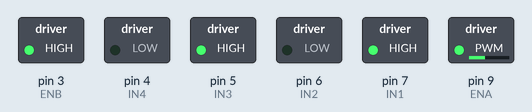
A sketch run on a simulated Arduino Uno, built with avr-gcc and run on an emulated ATmega328P. Parts: switched loads named in the sketch (green lamp = pin HIGH).

Above: at 0.1 s.
Timing chart, 0 to 1.6 s (numbered marks = the images above):
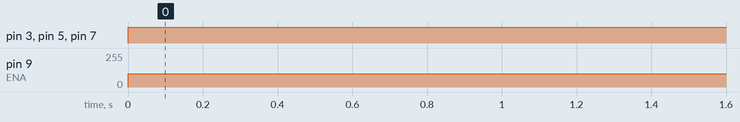

The sketch:

driver_motor_L298N.ino
```cpp
//https://www.youtube.com/watch?v=Da4HY7HZ6h0
const int IN1 = 7;
const int IN2 = 6;
const int IN3 = 5;
const int IN4 = 4;

const int ENA = 9;
const int ENB = 3;


void setup() {

  pinMode (IN1, OUTPUT);
  pinMode (IN2, OUTPUT);
  pinMode (IN3, OUTPUT);
  pinMode (IN4, OUTPUT);
  pinMode (ENA, OUTPUT);
  pinMode (ENB, OUTPUT);
  // put your setup code here, to run once:

}

void loop() {

  analogWrite(ENA, 100);//mers viteza
  analogWrite(ENB, 255); //viraj putere

  digitalWrite(IN1, HIGH); //mers inapoi
  digitalWrite(IN2, LOW); //mers fata
  digitalWrite(IN3, HIGH); //viraj dreapta
  digitalWrite(IN4, LOW); //viraj stanga

  // put your main code here, to run repeatedly:

}
```

Measured:
- by itself, pin 3 (ENB), pin 5 (IN3), pin 7 (IN1): LOW → HIGH at 0.00 s
- by itself, pin 9 (ENA): 0/255 → 100/255 at 0.00 s
